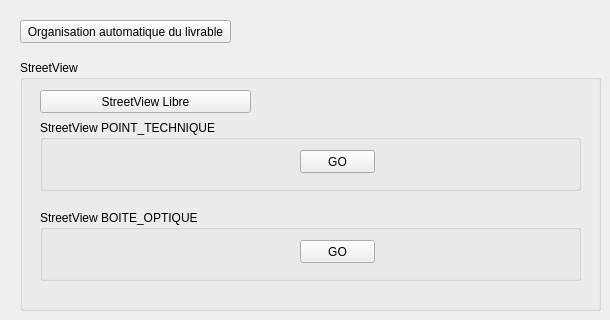
   <widget class="QWidget" name="tab_4">
    <attribute name="title">
     <string>Outils</string>
    </attribute>
    <widget class="QPushButton" name="pushButton_11">
     <property name="geometry">
      <rect>
       <x>20</x>
       <y>20</y>
       <width>211</width>
       <height>23</height>
      </rect>
     </property>
     <property name="text">
      <string>Organisation automatique du livrable</string>
     </property>
    </widget>
    <widget class="QGroupBox" name="groupBox_8">
     <property name="geometry">
      <rect>
       <x>20</x>
       <y>60</y>
       <width>581</width>
       <height>251</height>
      </rect>
     </property>
     <property name="title">
      <string>StreetView</string>
     </property>
     <widget class="QPushButton" name="pushButton_10">
      <property name="geometry">
       <rect>
        <x>20</x>
        <y>30</y>
        <width>211</width>
        <height>23</height>
       </rect>
      </property>
      <property name="text">
       <string>StreetView Libre</string>
      </property>
     </widget>
     <widget class="QGroupBox" name="groupBox_6">
      <property name="geometry">
       <rect>
        <x>20</x>
        <y>60</y>
        <width>541</width>
        <height>71</height>
       </rect>
      </property>
      <property name="title">
       <string>StreetView POINT_TECHNIQUE</string>
      </property>
      <widget class="QgsFeaturePickerWidget" name="mFeaturePickerWidget" native="true">
       <property name="geometry">
        <rect>
         <x>10</x>
         <y>29</y>
         <width>241</width>
         <height>27</height>
        </rect>
       </property>
      </widget>
      <widget class="QPushButton" name="PTStreetViewButton">
       <property name="geometry">
        <rect>
         <x>260</x>
         <y>30</y>
         <width>75</width>
         <height>23</height>
        </rect>
       </property>
       <property name="text">
        <string>GO</string>
       </property>
      </widget>
     </widget>
     <widget class="QGroupBox" name="groupBox_7">
      <property name="geometry">
       <rect>
        <x>20</x>
        <y>150</y>
        <width>541</width>
        <height>71</height>
       </rect>
      </property>
      <property name="title">
       <string>StreetView BOITE_OPTIQUE</string>
      </property>
      <widget class="QgsFeaturePickerWidget" name="mFeaturePickerWidget_2" native="true">
       <property name="geometry">
        <rect>
         <x>10</x>
         <y>30</y>
         <width>241</width>
         <height>27</height>
        </rect>
       </property>
      </widget>
      <widget class="QPushButton" name="BoiteStreetViewButton">
       <property name="geometry">
        <rect>
         <x>260</x>
         <y>30</y>
         <width>75</width>
         <height>23</height>
        </rect>
       </property>
       <property name="text">
        <string>GO</string>
       </property>
      </widget>
     </widget>
    </widget>
   </widget>
